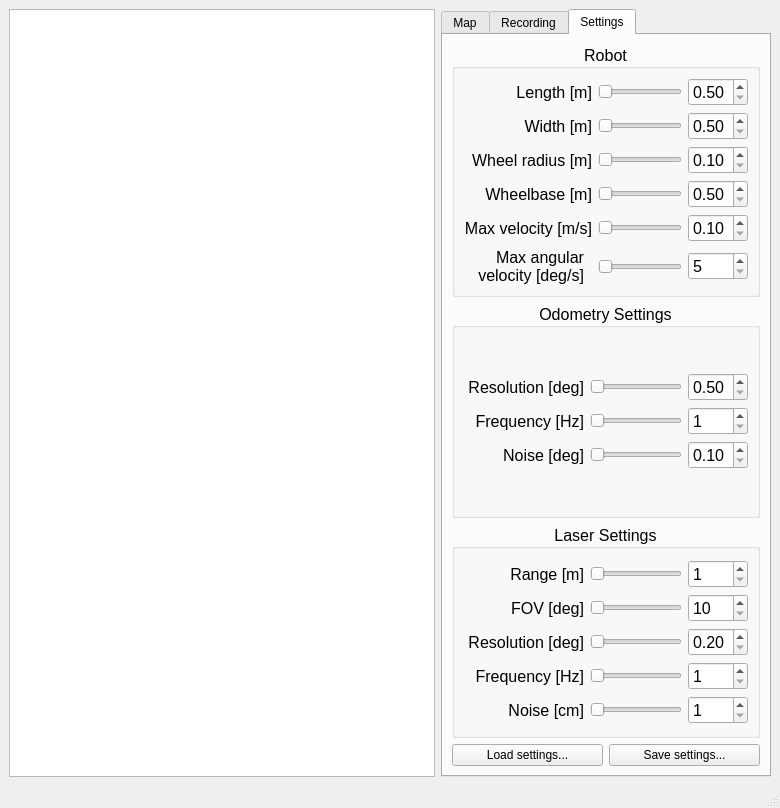
<?xml version="1.0" encoding="UTF-8"?>
<ui version="4.0">
 <class>main_window</class>
 <widget class="QMainWindow" name="main_window">
  <property name="geometry">
   <rect>
    <x>0</x>
    <y>0</y>
    <width>780</width>
    <height>808</height>
   </rect>
  </property>
  <property name="minimumSize">
   <size>
    <width>0</width>
    <height>0</height>
   </size>
  </property>
  <property name="windowTitle">
   <string>MSL Sim</string>
  </property>
  <widget class="QWidget" name="centralwidget">
   <layout class="QGridLayout" name="gridLayout">
    <item row="0" column="1" rowspan="2">
     <widget class="QTabWidget" name="tabWidget">
      <property name="sizePolicy">
       <sizepolicy hsizetype="Minimum" vsizetype="Minimum">
        <horstretch>0</horstretch>
        <verstretch>2</verstretch>
       </sizepolicy>
      </property>
      <property name="tabShape">
       <enum>QTabWidget::Rounded</enum>
      </property>
      <property name="currentIndex">
       <number>2</number>
      </property>
      <property name="usesScrollButtons">
       <bool>false</bool>
      </property>
      <widget class="QWidget" name="tabWidgetPage2">
       <attribute name="title">
        <string>Map</string>
       </attribute>
      </widget>
      <widget class="QWidget" name="tab_3">
       <attribute name="title">
        <string>Recording</string>
       </attribute>
      </widget>
      <widget class="QWidget" name="settings">
       <attribute name="title">
        <string>Settings</string>
       </attribute>
       <layout class="QGridLayout" name="gridLayout_4">
        <item row="3" column="0">
         <layout class="QHBoxLayout" name="horizontalLayout">
          <item>
           <widget class="QPushButton" name="load_settings_button">
            <property name="text">
             <string>Load settings...</string>
            </property>
           </widget>
          </item>
          <item>
           <widget class="QPushButton" name="save_settings_button">
            <property name="text">
             <string>Save settings...</string>
            </property>
           </widget>
          </item>
         </layout>
        </item>
        <item row="1" column="0">
         <widget class="QGroupBox" name="odom_box">
          <property name="font">
           <font>
            <pointsize>12</pointsize>
            <weight>50</weight>
            <bold>false</bold>
           </font>
          </property>
          <property name="title">
           <string>Odometry Settings</string>
          </property>
          <property name="alignment">
           <set>Qt::AlignCenter</set>
          </property>
          <layout class="QGridLayout" name="gridLayout_5">
           <item row="0" column="6">
            <layout class="QGridLayout" name="gridLayout_6">
             <item row="2" column="1">
              <widget class="QSlider" name="odom_freq_slider">
               <property name="minimum">
                <number>1</number>
               </property>
               <property name="maximum">
                <number>30</number>
               </property>
               <property name="orientation">
                <enum>Qt::Horizontal</enum>
               </property>
               <property name="invertedAppearance">
                <bool>false</bool>
               </property>
               <property name="invertedControls">
                <bool>false</bool>
               </property>
              </widget>
             </item>
             <item row="1" column="0">
              <widget class="QLabel" name="label_7">
               <property name="minimumSize">
                <size>
                 <width>120</width>
                 <height>0</height>
                </size>
               </property>
               <property name="maximumSize">
                <size>
                 <width>120</width>
                 <height>16777215</height>
                </size>
               </property>
               <property name="text">
                <string>Resolution [deg]</string>
               </property>
               <property name="alignment">
                <set>Qt::AlignRight|Qt::AlignTrailing|Qt::AlignVCenter</set>
               </property>
              </widget>
             </item>
             <item row="1" column="1">
              <widget class="QSlider" name="odom_res_slider">
               <property name="minimum">
                <number>5</number>
               </property>
               <property name="maximum">
                <number>30</number>
               </property>
               <property name="orientation">
                <enum>Qt::Horizontal</enum>
               </property>
               <property name="invertedAppearance">
                <bool>false</bool>
               </property>
               <property name="invertedControls">
                <bool>false</bool>
               </property>
              </widget>
             </item>
             <item row="1" column="2">
              <widget class="QDoubleSpinBox" name="odom_res_box">
               <property name="minimum">
                <double>0.500000000000000</double>
               </property>
               <property name="maximum">
                <double>3.000000000000000</double>
               </property>
               <property name="singleStep">
                <double>0.100000000000000</double>
               </property>
              </widget>
             </item>
             <item row="3" column="1">
              <widget class="QSlider" name="odom_noise_slider">
               <property name="minimum">
                <number>1</number>
               </property>
               <property name="maximum">
                <number>30</number>
               </property>
               <property name="orientation">
                <enum>Qt::Horizontal</enum>
               </property>
               <property name="invertedAppearance">
                <bool>false</bool>
               </property>
               <property name="invertedControls">
                <bool>false</bool>
               </property>
              </widget>
             </item>
             <item row="3" column="0">
              <widget class="QLabel" name="label_8">
               <property name="minimumSize">
                <size>
                 <width>120</width>
                 <height>0</height>
                </size>
               </property>
               <property name="maximumSize">
                <size>
                 <width>120</width>
                 <height>16777215</height>
                </size>
               </property>
               <property name="text">
                <string>Noise [deg]</string>
               </property>
               <property name="alignment">
                <set>Qt::AlignRight|Qt::AlignTrailing|Qt::AlignVCenter</set>
               </property>
              </widget>
             </item>
             <item row="2" column="2">
              <widget class="QSpinBox" name="odom_freq_box">
               <property name="minimum">
                <number>1</number>
               </property>
               <property name="maximum">
                <number>30</number>
               </property>
              </widget>
             </item>
             <item row="2" column="0">
              <widget class="QLabel" name="label_9">
               <property name="minimumSize">
                <size>
                 <width>120</width>
                 <height>0</height>
                </size>
               </property>
               <property name="maximumSize">
                <size>
                 <width>120</width>
                 <height>16777215</height>
                </size>
               </property>
               <property name="text">
                <string>Frequency [Hz]</string>
               </property>
               <property name="alignment">
                <set>Qt::AlignRight|Qt::AlignTrailing|Qt::AlignVCenter</set>
               </property>
              </widget>
             </item>
             <item row="3" column="2">
              <widget class="QDoubleSpinBox" name="odom_noise_box">
               <property name="minimum">
                <double>0.100000000000000</double>
               </property>
               <property name="maximum">
                <double>3.000000000000000</double>
               </property>
               <property name="singleStep">
                <double>0.100000000000000</double>
               </property>
              </widget>
             </item>
            </layout>
           </item>
          </layout>
         </widget>
        </item>
        <item row="0" column="0">
         <widget class="QGroupBox" name="robot_box">
          <property name="font">
           <font>
            <pointsize>12</pointsize>
           </font>
          </property>
          <property name="title">
           <string>Robot</string>
          </property>
          <property name="alignment">
           <set>Qt::AlignCenter</set>
          </property>
          <layout class="QGridLayout" name="gridLayout_3">
           <item row="0" column="6">
            <layout class="QGridLayout" name="gridLayout_2">
             <item row="3" column="1">
              <widget class="QSlider" name="robot_wheel_rad_slider">
               <property name="minimum">
                <number>10</number>
               </property>
               <property name="maximum">
                <number>50</number>
               </property>
               <property name="orientation">
                <enum>Qt::Horizontal</enum>
               </property>
               <property name="invertedAppearance">
                <bool>false</bool>
               </property>
               <property name="invertedControls">
                <bool>false</bool>
               </property>
              </widget>
             </item>
             <item row="4" column="1">
              <widget class="QSlider" name="robot_wheelbase_slider">
               <property name="minimum">
                <number>5</number>
               </property>
               <property name="maximum">
                <number>20</number>
               </property>
               <property name="orientation">
                <enum>Qt::Horizontal</enum>
               </property>
               <property name="invertedAppearance">
                <bool>false</bool>
               </property>
               <property name="invertedControls">
                <bool>false</bool>
               </property>
              </widget>
             </item>
             <item row="4" column="0">
              <widget class="QLabel" name="label_4">
               <property name="minimumSize">
                <size>
                 <width>120</width>
                 <height>0</height>
                </size>
               </property>
               <property name="font">
                <font>
                 <pointsize>12</pointsize>
                </font>
               </property>
               <property name="text">
                <string>Wheelbase [m]</string>
               </property>
               <property name="alignment">
                <set>Qt::AlignRight|Qt::AlignTrailing|Qt::AlignVCenter</set>
               </property>
              </widget>
             </item>
             <item row="5" column="0">
              <widget class="QLabel" name="label_5">
               <property name="minimumSize">
                <size>
                 <width>120</width>
                 <height>0</height>
                </size>
               </property>
               <property name="font">
                <font>
                 <pointsize>12</pointsize>
                </font>
               </property>
               <property name="text">
                <string>Max velocity [m/s]</string>
               </property>
               <property name="alignment">
                <set>Qt::AlignRight|Qt::AlignTrailing|Qt::AlignVCenter</set>
               </property>
              </widget>
             </item>
             <item row="5" column="1">
              <widget class="QSlider" name="robot_vel_slider">
               <property name="minimum">
                <number>1</number>
               </property>
               <property name="maximum">
                <number>30</number>
               </property>
               <property name="orientation">
                <enum>Qt::Horizontal</enum>
               </property>
               <property name="invertedAppearance">
                <bool>false</bool>
               </property>
               <property name="invertedControls">
                <bool>false</bool>
               </property>
              </widget>
             </item>
             <item row="2" column="2">
              <widget class="QDoubleSpinBox" name="robot_width_box">
               <property name="minimum">
                <double>0.500000000000000</double>
               </property>
               <property name="maximum">
                <double>2.000000000000000</double>
               </property>
               <property name="singleStep">
                <double>0.100000000000000</double>
               </property>
              </widget>
             </item>
             <item row="0" column="1">
              <widget class="QSlider" name="robot_length_slider">
               <property name="font">
                <font>
                 <pointsize>12</pointsize>
                </font>
               </property>
               <property name="minimum">
                <number>5</number>
               </property>
               <property name="maximum">
                <number>20</number>
               </property>
               <property name="orientation">
                <enum>Qt::Horizontal</enum>
               </property>
              </widget>
             </item>
             <item row="2" column="0">
              <widget class="QLabel" name="label_2">
               <property name="minimumSize">
                <size>
                 <width>120</width>
                 <height>0</height>
                </size>
               </property>
               <property name="font">
                <font>
                 <pointsize>12</pointsize>
                </font>
               </property>
               <property name="text">
                <string>Width [m]</string>
               </property>
               <property name="alignment">
                <set>Qt::AlignRight|Qt::AlignTrailing|Qt::AlignVCenter</set>
               </property>
              </widget>
             </item>
             <item row="2" column="1">
              <widget class="QSlider" name="robot_width_slider">
               <property name="minimum">
                <number>5</number>
               </property>
               <property name="maximum">
                <number>20</number>
               </property>
               <property name="orientation">
                <enum>Qt::Horizontal</enum>
               </property>
               <property name="invertedAppearance">
                <bool>false</bool>
               </property>
               <property name="invertedControls">
                <bool>false</bool>
               </property>
              </widget>
             </item>
             <item row="0" column="0">
              <widget class="QLabel" name="label">
               <property name="minimumSize">
                <size>
                 <width>120</width>
                 <height>0</height>
                </size>
               </property>
               <property name="font">
                <font>
                 <pointsize>12</pointsize>
                </font>
               </property>
               <property name="text">
                <string>Length [m]</string>
               </property>
               <property name="alignment">
                <set>Qt::AlignRight|Qt::AlignTrailing|Qt::AlignVCenter</set>
               </property>
              </widget>
             </item>
             <item row="3" column="0">
              <widget class="QLabel" name="label_3">
               <property name="minimumSize">
                <size>
                 <width>120</width>
                 <height>0</height>
                </size>
               </property>
               <property name="font">
                <font>
                 <pointsize>12</pointsize>
                </font>
               </property>
               <property name="text">
                <string>Wheel radius [m]</string>
               </property>
               <property name="alignment">
                <set>Qt::AlignRight|Qt::AlignTrailing|Qt::AlignVCenter</set>
               </property>
              </widget>
             </item>
             <item row="3" column="2">
              <widget class="QDoubleSpinBox" name="robot_wheel_rad_box">
               <property name="minimum">
                <double>0.100000000000000</double>
               </property>
               <property name="maximum">
                <double>0.500000000000000</double>
               </property>
               <property name="singleStep">
                <double>0.010000000000000</double>
               </property>
              </widget>
             </item>
             <item row="0" column="2">
              <widget class="QDoubleSpinBox" name="robot_length_box">
               <property name="minimum">
                <double>0.500000000000000</double>
               </property>
               <property name="maximum">
                <double>2.000000000000000</double>
               </property>
               <property name="singleStep">
                <double>0.100000000000000</double>
               </property>
              </widget>
             </item>
             <item row="6" column="0">
              <widget class="QLabel" name="label_6">
               <property name="minimumSize">
                <size>
                 <width>120</width>
                 <height>0</height>
                </size>
               </property>
               <property name="maximumSize">
                <size>
                 <width>120</width>
                 <height>16777215</height>
                </size>
               </property>
               <property name="font">
                <font>
                 <pointsize>12</pointsize>
                </font>
               </property>
               <property name="text">
                <string>Max angular velocity [deg/s]</string>
               </property>
               <property name="alignment">
                <set>Qt::AlignRight|Qt::AlignTrailing|Qt::AlignVCenter</set>
               </property>
               <property name="wordWrap">
                <bool>true</bool>
               </property>
              </widget>
             </item>
             <item row="6" column="1">
              <widget class="QSlider" name="robot_ang_vel_slider">
               <property name="minimum">
                <number>5</number>
               </property>
               <property name="maximum">
                <number>60</number>
               </property>
               <property name="orientation">
                <enum>Qt::Horizontal</enum>
               </property>
               <property name="invertedAppearance">
                <bool>false</bool>
               </property>
               <property name="invertedControls">
                <bool>false</bool>
               </property>
              </widget>
             </item>
             <item row="6" column="2">
              <widget class="QSpinBox" name="robot_ang_vel_box">
               <property name="minimum">
                <number>5</number>
               </property>
               <property name="maximum">
                <number>60</number>
               </property>
              </widget>
             </item>
             <item row="4" column="2">
              <widget class="QDoubleSpinBox" name="robot_wheelbase_box">
               <property name="minimum">
                <double>0.500000000000000</double>
               </property>
               <property name="maximum">
                <double>2.000000000000000</double>
               </property>
               <property name="singleStep">
                <double>0.100000000000000</double>
               </property>
              </widget>
             </item>
             <item row="5" column="2">
              <widget class="QDoubleSpinBox" name="robot_vel_box">
               <property name="minimum">
                <double>0.100000000000000</double>
               </property>
               <property name="maximum">
                <double>3.000000000000000</double>
               </property>
               <property name="singleStep">
                <double>0.100000000000000</double>
               </property>
              </widget>
             </item>
            </layout>
           </item>
          </layout>
         </widget>
        </item>
        <item row="2" column="0">
         <widget class="QGroupBox" name="laser_box">
          <property name="font">
           <font>
            <pointsize>12</pointsize>
            <weight>50</weight>
            <bold>false</bold>
           </font>
          </property>
          <property name="title">
           <string>Laser Settings</string>
          </property>
          <property name="alignment">
           <set>Qt::AlignCenter</set>
          </property>
          <layout class="QGridLayout" name="gridLayout_7">
           <item row="0" column="6">
            <layout class="QGridLayout" name="gridLayout_8">
             <item row="0" column="1">
              <widget class="QSlider" name="laser_range_slider">
               <property name="minimum">
                <number>1</number>
               </property>
               <property name="maximum">
                <number>25</number>
               </property>
               <property name="orientation">
                <enum>Qt::Horizontal</enum>
               </property>
              </widget>
             </item>
             <item row="2" column="0">
              <widget class="QLabel" name="label_10">
               <property name="minimumSize">
                <size>
                 <width>120</width>
                 <height>0</height>
                </size>
               </property>
               <property name="maximumSize">
                <size>
                 <width>120</width>
                 <height>16777215</height>
                </size>
               </property>
               <property name="font">
                <font>
                 <pointsize>12</pointsize>
                </font>
               </property>
               <property name="text">
                <string>FOV [deg]</string>
               </property>
               <property name="alignment">
                <set>Qt::AlignRight|Qt::AlignTrailing|Qt::AlignVCenter</set>
               </property>
              </widget>
             </item>
             <item row="2" column="1">
              <widget class="QSlider" name="laser_fov_slider">
               <property name="minimum">
                <number>10</number>
               </property>
               <property name="maximum">
                <number>360</number>
               </property>
               <property name="orientation">
                <enum>Qt::Horizontal</enum>
               </property>
               <property name="invertedAppearance">
                <bool>false</bool>
               </property>
               <property name="invertedControls">
                <bool>false</bool>
               </property>
              </widget>
             </item>
             <item row="0" column="0">
              <widget class="QLabel" name="label_11">
               <property name="minimumSize">
                <size>
                 <width>120</width>
                 <height>0</height>
                </size>
               </property>
               <property name="maximumSize">
                <size>
                 <width>120</width>
                 <height>16777215</height>
                </size>
               </property>
               <property name="font">
                <font>
                 <pointsize>12</pointsize>
                </font>
               </property>
               <property name="text">
                <string>Range [m]</string>
               </property>
               <property name="alignment">
                <set>Qt::AlignRight|Qt::AlignTrailing|Qt::AlignVCenter</set>
               </property>
              </widget>
             </item>
             <item row="2" column="2">
              <widget class="QSpinBox" name="laser_fov_box">
               <property name="minimum">
                <number>10</number>
               </property>
               <property name="maximum">
                <number>360</number>
               </property>
              </widget>
             </item>
             <item row="0" column="2">
              <widget class="QSpinBox" name="laser_range_box">
               <property name="minimum">
                <number>1</number>
               </property>
               <property name="maximum">
                <number>25</number>
               </property>
              </widget>
             </item>
             <item row="3" column="0">
              <widget class="QLabel" name="label_12">
               <property name="minimumSize">
                <size>
                 <width>120</width>
                 <height>0</height>
                </size>
               </property>
               <property name="maximumSize">
                <size>
                 <width>120</width>
                 <height>16777215</height>
                </size>
               </property>
               <property name="font">
                <font>
                 <pointsize>12</pointsize>
                </font>
               </property>
               <property name="text">
                <string>Resolution [deg]</string>
               </property>
               <property name="alignment">
                <set>Qt::AlignRight|Qt::AlignTrailing|Qt::AlignVCenter</set>
               </property>
              </widget>
             </item>
             <item row="3" column="2">
              <widget class="QDoubleSpinBox" name="laser_res_box">
               <property name="minimum">
                <double>0.200000000000000</double>
               </property>
               <property name="maximum">
                <double>5.000000000000000</double>
               </property>
               <property name="singleStep">
                <double>0.100000000000000</double>
               </property>
              </widget>
             </item>
             <item row="3" column="1">
              <widget class="QSlider" name="laser_res_slider">
               <property name="minimum">
                <number>2</number>
               </property>
               <property name="maximum">
                <number>50</number>
               </property>
               <property name="orientation">
                <enum>Qt::Horizontal</enum>
               </property>
               <property name="invertedAppearance">
                <bool>false</bool>
               </property>
               <property name="invertedControls">
                <bool>false</bool>
               </property>
              </widget>
             </item>
             <item row="4" column="1">
              <widget class="QSlider" name="laser_freq_slider">
               <property name="minimum">
                <number>1</number>
               </property>
               <property name="maximum">
                <number>15</number>
               </property>
               <property name="orientation">
                <enum>Qt::Horizontal</enum>
               </property>
               <property name="invertedAppearance">
                <bool>false</bool>
               </property>
               <property name="invertedControls">
                <bool>false</bool>
               </property>
              </widget>
             </item>
             <item row="4" column="0">
              <widget class="QLabel" name="label_13">
               <property name="minimumSize">
                <size>
                 <width>120</width>
                 <height>0</height>
                </size>
               </property>
               <property name="maximumSize">
                <size>
                 <width>120</width>
                 <height>16777215</height>
                </size>
               </property>
               <property name="font">
                <font>
                 <pointsize>12</pointsize>
                </font>
               </property>
               <property name="text">
                <string>Frequency [Hz]</string>
               </property>
               <property name="alignment">
                <set>Qt::AlignRight|Qt::AlignTrailing|Qt::AlignVCenter</set>
               </property>
              </widget>
             </item>
             <item row="4" column="2">
              <widget class="QSpinBox" name="laser_freq_box">
               <property name="minimum">
                <number>1</number>
               </property>
               <property name="maximum">
                <number>15</number>
               </property>
              </widget>
             </item>
             <item row="5" column="0">
              <widget class="QLabel" name="label_14">
               <property name="minimumSize">
                <size>
                 <width>120</width>
                 <height>0</height>
                </size>
               </property>
               <property name="maximumSize">
                <size>
                 <width>120</width>
                 <height>16777215</height>
                </size>
               </property>
               <property name="font">
                <font>
                 <pointsize>12</pointsize>
                </font>
               </property>
               <property name="text">
                <string>Noise [cm]</string>
               </property>
               <property name="alignment">
                <set>Qt::AlignRight|Qt::AlignTrailing|Qt::AlignVCenter</set>
               </property>
              </widget>
             </item>
             <item row="5" column="1">
              <widget class="QSlider" name="laser_res_slider_2">
               <property name="minimum">
                <number>1</number>
               </property>
               <property name="maximum">
                <number>15</number>
               </property>
               <property name="orientation">
                <enum>Qt::Horizontal</enum>
               </property>
               <property name="invertedAppearance">
                <bool>false</bool>
               </property>
               <property name="invertedControls">
                <bool>false</bool>
               </property>
              </widget>
             </item>
             <item row="5" column="2">
              <widget class="QSpinBox" name="laser_freq_box_2">
               <property name="minimum">
                <number>1</number>
               </property>
               <property name="maximum">
                <number>15</number>
               </property>
              </widget>
             </item>
            </layout>
           </item>
          </layout>
         </widget>
        </item>
       </layout>
      </widget>
     </widget>
    </item>
    <item row="0" column="0" rowspan="2">
     <widget class="PlotGraphicsView" name="graphics_view">
      <property name="verticalScrollBarPolicy">
       <enum>Qt::ScrollBarAsNeeded</enum>
      </property>
      <property name="sceneRect">
       <rectf>
        <x>0.000000000000000</x>
        <y>0.000000000000000</y>
        <width>10.000000000000000</width>
        <height>10.000000000000000</height>
       </rectf>
      </property>
     </widget>
    </item>
   </layout>
  </widget>
  <widget class="QMenuBar" name="menubar">
   <property name="geometry">
    <rect>
     <x>0</x>
     <y>0</y>
     <width>780</width>
     <height>22</height>
    </rect>
   </property>
  </widget>
  <widget class="QStatusBar" name="statusbar"/>
 </widget>
 <customwidgets>
  <customwidget>
   <class>PlotGraphicsView</class>
   <extends>QGraphicsView</extends>
   <header>sim.controller.plotting</header>
  </customwidget>
 </customwidgets>
 <resources/>
 <connections/>
</ui>
